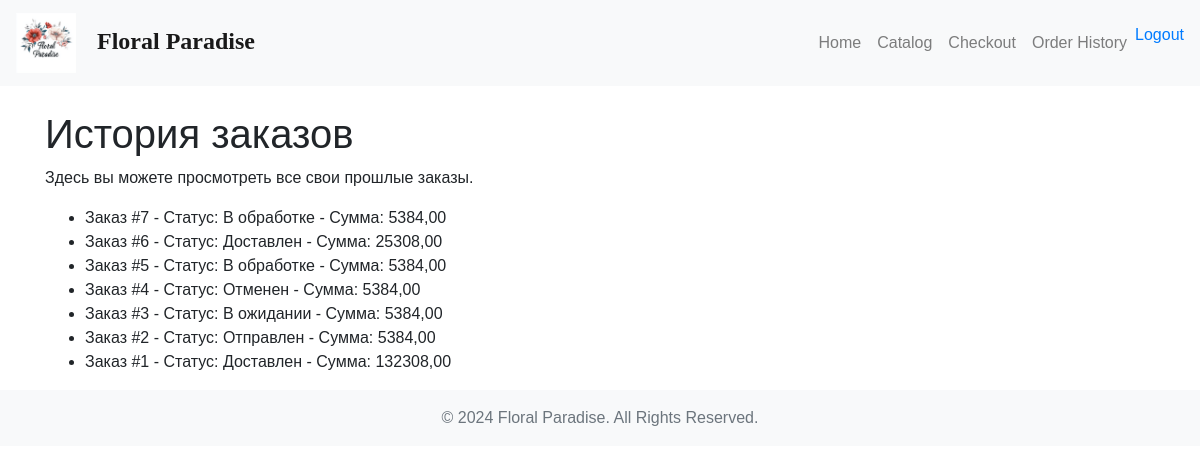
/order-history/ (signed in), run on an earlier commit of the app's database.
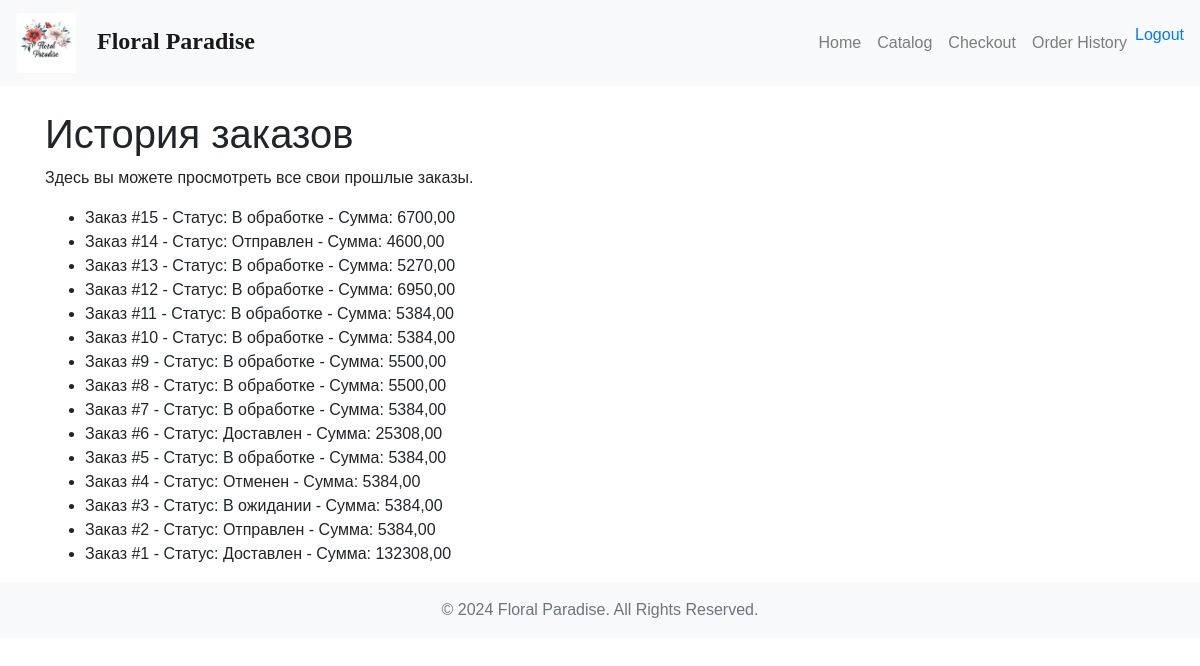
And on a later commit of the database.
### orders/models.py (models this page shows, shortened)
class Order(models.Model):
    STATUS_CHOICES = [
        ('Pending', 'В ожидании'),
        ('Processing', 'В обработке'),
        ('Shipped', 'Отправлен'),
        ('Delivered', 'Доставлен'),
        ('Cancelled', 'Отменен'),
    ]
    user = models.ForeignKey(settings.AUTH_USER_MODEL, on_delete=models.CASCADE)  # Убедитесь, что указано правильно
    products = models.ManyToManyField(Product)  # Это поле ManyToMany, проблем здесь быть не должно
    status = models.CharField(max_length=20, choices=STATUS_CHOICES, default='Pending')
    created_at = models.DateTimeField(auto_now_add=True)
    payment_method = models.CharField(max_length=100, blank=True, null=True)
    delivery_address = models.TextField(blank=True, null=True)
    def total_price(self):
        return sum(item.get_total_price() for item in self.orderitem_set.all())
    total_price.short_description = 'Total Price'
    class Meta:
        verbose_name = 'Заказ'
        verbose_name_plural = 'Заказы'

class OrderItem(models.Model):
    order = models.ForeignKey(Order, on_delete=models.CASCADE)
    product = models.ForeignKey(Product, on_delete=models.CASCADE)
    quantity = models.PositiveIntegerField(default=1)
    price = models.DecimalField(max_digits=10, decimal_places=2)
    def get_total_price(self):
        return self.quantity * self.price
    class Meta:
        verbose_name = 'Элемент заказа'
        verbose_name_plural = 'Элементы заказа'

### orders/views.py (the view)
# urls.py: path('order-history/', views.order_history, name='order_history'),
@login_required
def order_history(request):
    orders = Order.objects.filter(user=request.user).order_by('-created_at')  # Убедитесь, что заказы фильтруются по пользователю
    return render(request, 'orders/order_history.html', {'orders': orders})

### orders/templates/orders/order_history.html (shortened to what this page needs)
{% extends 'orders/base.html' %}
{% load static %}
{% block content %}
<h1>История заказов</h1>
<p>Здесь вы можете просмотреть все свои прошлые заказы.</p>
{% if orders %}
    <ul>
        {% for order in orders %}
            <li>Заказ #{{ order.id }} - Статус: {{ order.get_status_display }} - Сумма: {{ order.total_price }}</li>
        {% endfor %}
    </ul>
{% else %}
    <p>Вы не сделали ни одного заказа.</p>
{% endif %}
{% endblock %}

### orders/templates/orders/base.html (shortened to what this page needs)
<!DOCTYPE html>
<html lang="ru">
<head>
    {% load static %}
    <link href="https://stackpath.bootstrapcdn.com/bootstrap/4.5.2/css/bootstrap.min.css" rel="stylesheet">
    <link href="{% static 'orders/css/styles.css' %}" rel="stylesheet">
</head>
<body>
    <nav class="navbar navbar-expand-lg navbar-light bg-light">
    <a class="navbar-brand" href="/">
        <img src="{% static 'orders/img/logo.png' %}" width="60" height="60" alt="Floral Paradise">
        Floral Paradise
    </a>
    <div class="collapse navbar-collapse" id="navbarNav">
        <ul class="navbar-nav ml-auto">
            <li class="nav-item">
                <a class="nav-link" href="/">Home</a>
            </li>
            <li class="nav-item">
                <a class="nav-link" href="{% url 'catalog' %}">Catalog</a>
            </li>
            <li class="nav-item">
                <a class="nav-link" href="{% url 'checkout' %}">Checkout</a>
            </li>
            <li class="nav-item">
                <a class="nav-link" href="{% url 'order_history' %}">Order History</a>
            </li>
            {% if user.is_authenticated %}
            <li class="nav-item">
                <form id="logout-form" method="post" action="{% url 'logout' %}" style="display:inline;">
                    <button type="submit" class="nav-link btn btn-link" style="padding: 0; border: none; cursor: pointer; color: #007bff;">Logout</button>
                </form>
            </li>
            {% endif %}
        </ul>
    </div>
    </nav>
    <div class="container mt-4">
        {% block content %}
        {% endblock %}
    </div>
    <footer class="footer mt-auto py-3 bg-light">
        <div class="container">
            <span class="text-muted">&copy; 2024 Floral Paradise. All Rights Reserved.</span>
        </div>
    </footer>
</body>
</html>

### orders/static/orders/css/styles.css (style rules this page uses)
body { font-family: Arial, sans-serif; }
.navbar-brand img { margin-right: 10px; }
footer { text-align: center; }
.navbar-brand { font-family: 'Georgia', serif; font-size: 24px; color: #2c3e50; font-weight: bold; }
.navbar-brand img { margin-right: 15px; }

What changed in the data, as far as the page shows it:
added Order: id "15", status "В обработке", total_price "6700,00"
added Order: id "14", status "Отправлен", total_price "4600,00"
added Order: id "13", status "В обработке", total_price "5270,00"
added Order: id "12", status "В обработке", total_price "6950,00"
added Order: id "11", status "В обработке", total_price "5384,00"
added Order: id "10", status "В обработке", total_price "5384,00"
added Order: id "9", status "В обработке", total_price "5500,00"
added Order: id "8", status "В обработке", total_price "5500,00"
